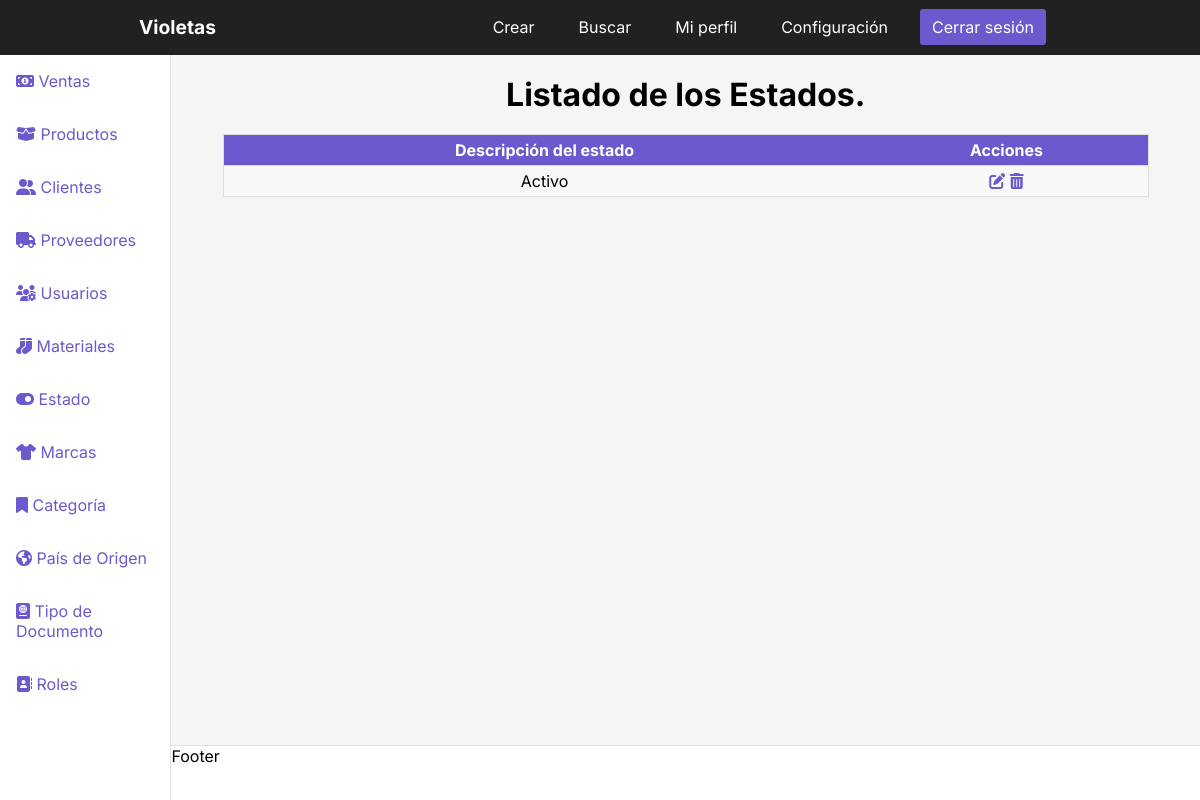
/dashboardestado, run on an earlier commit of the app's database.
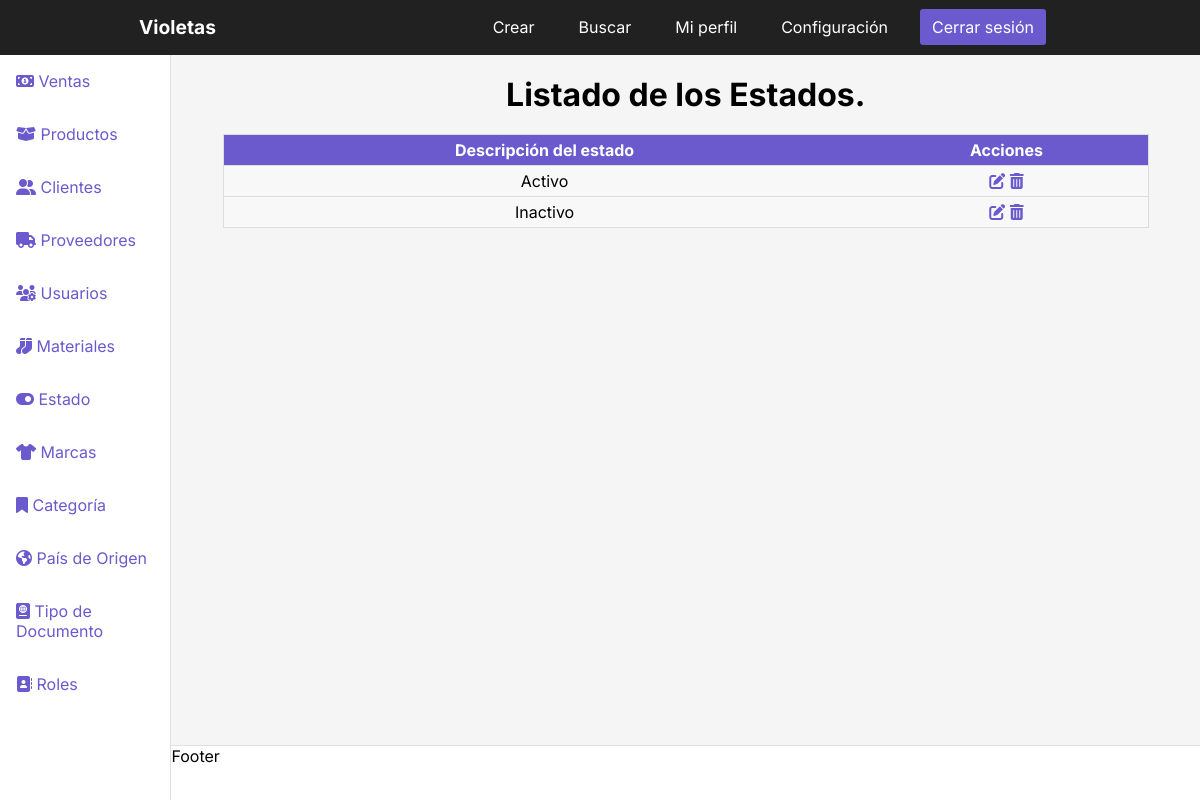
And on a later commit of the database.
### InventoryApp/models.py (models this page shows, shortened)
class Estado(models.Model):
    DescripcionEstado = models.CharField('Descripción del estado', max_length = 100)
    class Meta:
        verbose_name = 'Estado'
        verbose_name_plural = 'Estados'
        db_table = 'estados'
        ordering = ['id']

### Project/views.py (the view)
# urls.py: path('dashboardestado', views.dashboardestado, name='dashestado'), # Registro creado
def dashboardestado(request):
    estados = (Estado.objects.all()) # Creo variable que traiga todos los datos de la tabla Estado.
    return render(request, 'dashboardestado.html', {
        'estado' : estados # Con este código busco todos los datos de la tabla Estado y los envío a la vista.
} )

### Templates/dashboardestado.html (shortened to what the changed rows need)
{% load static %}
<!DOCTYPE html>
<html lang="en">
<head>
    <link rel="stylesheet" href="{% static 'CSS/stylesdashboard.css' %}">
</head>
<body>
    <div class="container">
        <main>
            <h1>Listado de los Estados.</h1>
            <table class="table">
                <thead>
                    <tr>
                        <th>Descripción del estado</th>
                        <th>Acciones</th>
                    </tr>
                </thead>
                <tbody>
                    {% for estado in estado %}
                    <tr>
                        <td data-label="Rol">{{estado.DescripcionEstado}}</td>
                        <td data-label="Gestión">
                            <a href="{% url 'updateestados' estado.id %}"><i class="fas fa-edit"></i></a>
                            <a href="#" onclick="eliminarEstados({{ estado.id }})"><i class="fas fa-trash-alt"></i></a>
                        </td>
                    </tr>
                    {% endfor %}
                </tbody>
            </table>
        </main>
      </div>
</body>
</html>

What changed in the data, as far as the page shows it:
added Estado: DescripcionEstado "Inactivo"
